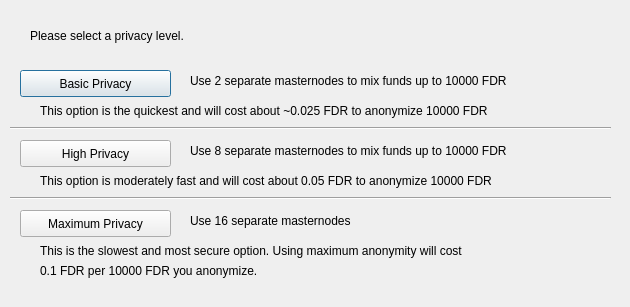
<?xml version="1.0" encoding="UTF-8"?>
<ui version="4.0">
 <class>ObfuscationConfig</class>
 <widget class="QDialog" name="ObfuscationConfig">
  <property name="geometry">
   <rect>
    <x>0</x>
    <y>0</y>
    <width>630</width>
    <height>307</height>
   </rect>
  </property>
  <property name="windowTitle">
   <string>Configure Obfuscation</string>
  </property>
  <widget class="QPushButton" name="buttonBasic">
   <property name="geometry">
    <rect>
     <x>20</x>
     <y>70</y>
     <width>151</width>
     <height>27</height>
    </rect>
   </property>
   <property name="text">
    <string>Basic Privacy</string>
   </property>
  </widget>
  <widget class="QPushButton" name="buttonHigh">
   <property name="geometry">
    <rect>
     <x>20</x>
     <y>140</y>
     <width>151</width>
     <height>27</height>
    </rect>
   </property>
   <property name="text">
    <string>High Privacy</string>
   </property>
  </widget>
  <widget class="QPushButton" name="buttonMax">
   <property name="geometry">
    <rect>
     <x>20</x>
     <y>210</y>
     <width>151</width>
     <height>27</height>
    </rect>
   </property>
   <property name="text">
    <string>Maximum Privacy</string>
   </property>
  </widget>
  <widget class="QLabel" name="label">
   <property name="geometry">
    <rect>
     <x>30</x>
     <y>20</y>
     <width>571</width>
     <height>31</height>
    </rect>
   </property>
   <property name="text">
    <string>Please select a privacy level.</string>
   </property>
  </widget>
  <widget class="QLabel" name="label_2">
   <property name="geometry">
    <rect>
     <x>190</x>
     <y>70</y>
     <width>421</width>
     <height>21</height>
    </rect>
   </property>
   <property name="text">
    <string>Use 2 separate masternodes to mix funds up to 10000 FDR</string>
   </property>
  </widget>
  <widget class="QLabel" name="label_3">
   <property name="geometry">
    <rect>
     <x>190</x>
     <y>140</y>
     <width>411</width>
     <height>21</height>
    </rect>
   </property>
   <property name="text">
    <string>Use 8 separate masternodes to mix funds up to 10000 FDR</string>
   </property>
  </widget>
  <widget class="QLabel" name="label_4">
   <property name="geometry">
    <rect>
     <x>190</x>
     <y>210</y>
     <width>421</width>
     <height>21</height>
    </rect>
   </property>
   <property name="text">
    <string>Use 16 separate masternodes</string>
   </property>
  </widget>
  <widget class="QLabel" name="label_6">
   <property name="geometry">
    <rect>
     <x>40</x>
     <y>100</y>
     <width>561</width>
     <height>21</height>
    </rect>
   </property>
   <property name="text">
    <string>This option is the quickest and will cost about ~0.025 FDR to anonymize 10000 FDR</string>
   </property>
  </widget>
  <widget class="QLabel" name="label_7">
   <property name="geometry">
    <rect>
     <x>40</x>
     <y>170</y>
     <width>561</width>
     <height>21</height>
    </rect>
   </property>
   <property name="text">
    <string>This option is moderately fast and will cost about 0.05 FDR to anonymize 10000 FDR</string>
   </property>
  </widget>
  <widget class="QLabel" name="label_8">
   <property name="geometry">
    <rect>
     <x>40</x>
     <y>240</y>
     <width>561</width>
     <height>21</height>
    </rect>
   </property>
   <property name="text">
    <string>This is the slowest and most secure option. Using maximum anonymity will cost</string>
   </property>
  </widget>
  <widget class="QLabel" name="label_9">
   <property name="geometry">
    <rect>
     <x>40</x>
     <y>260</y>
     <width>561</width>
     <height>21</height>
    </rect>
   </property>
   <property name="text">
    <string>0.1 FDR per 10000 FDR you anonymize.</string>
   </property>
  </widget>
  <widget class="Line" name="line">
   <property name="geometry">
    <rect>
     <x>10</x>
     <y>120</y>
     <width>601</width>
     <height>16</height>
    </rect>
   </property>
   <property name="orientation">
    <enum>Qt::Horizontal</enum>
   </property>
  </widget>
  <widget class="Line" name="line_2">
   <property name="geometry">
    <rect>
     <x>10</x>
     <y>190</y>
     <width>601</width>
     <height>16</height>
    </rect>
   </property>
   <property name="orientation">
    <enum>Qt::Horizontal</enum>
   </property>
  </widget>
 </widget>
 <resources/>
 <connections/>
</ui>
